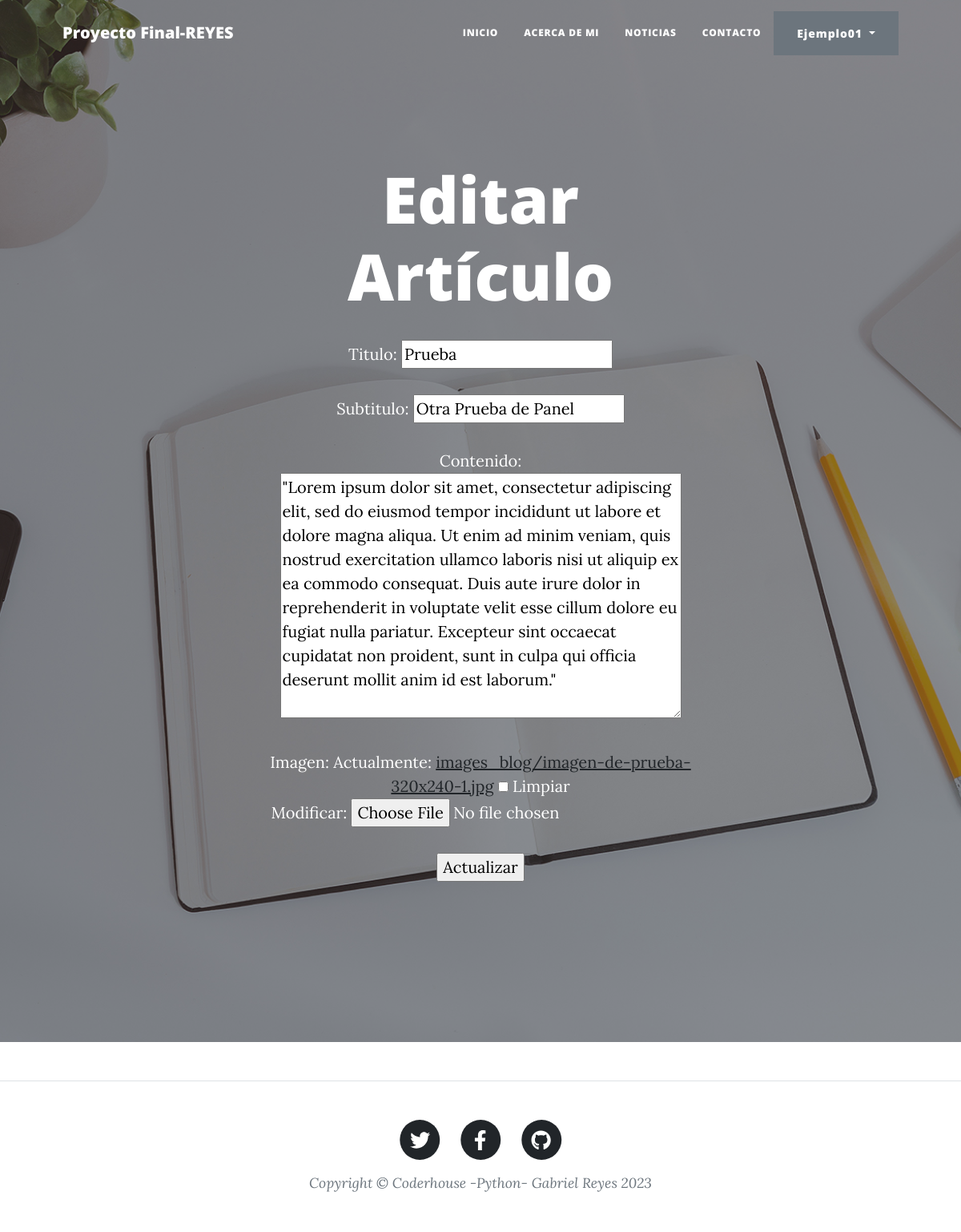
Page /blog/editar-articulo/1/ (signed in) on the committed database.
### app_blog/models.py (models this page shows, shortened)
class Articulo(models.Model):
    titulo = models.CharField(max_length=200)
    subtitulo = models.CharField(max_length=200)
    contenido = models.TextField(blank=True)
    fecha_publicado = models.DateTimeField(auto_now_add=True)
    autor = models.ForeignKey(User, on_delete=models.CASCADE, related_name='articulos_creados', null=True)
    imagen = models.ImageField(upload_to='images_blog/', null=True, blank=True) # imagen

### app_blog/views.py (the view)
# urls.py: path('editar-articulo/<int:pk>/', ArticuloUpdateView.as_view(), name='articulo_editar'),
class ArticuloUpdateView(LoginRequiredMixin, UpdateView):
    model = Articulo
    form_class = ArticuloFormulario
    template_name = 'app_blog/articulo_formulario.html'
    context_object_name = 'articulo'
    success_url = reverse_lazy('articulo_lista')
    login_url = reverse_lazy('login')

### app_blog/forms.py
class ArticuloFormulario(forms.ModelForm):
    class Meta:
        model = Articulo
        fields = ['titulo', 'subtitulo', 'contenido', 'imagen']

### app_blog/templates/app_blog/articulo_formulario.html (shortened to what this page needs)
{% extends "base.html" %}
{% load static %}
{% block titulo-página %}
<head>
</head>
<body>
    <h1>{% if articulo %}Editar{% else %}Crear{% endif %} Artículo</h1>
    <form method="post" enctype="multipart/form-data">
        {{ form.as_p }}
        <input type="submit" value="{% if articulo %}Actualizar{% else %}Guardar{% endif %}">
    </form>
</body>
{% endblock titulo-página %}

### templates_base/base.html (shortened to what this page needs)
{% load static %}
<!DOCTYPE html>
<html lang="es">
    <head>
        <link href="{% static 'css/styles.css' %}" rel="stylesheet" />
    </head>
    <body>
        <nav class="navbar navbar-expand-lg navbar-light" id="mainNav">
            <div class="container px-4 px-lg-5">
                <a class="navbar-brand" href="{% url 'inicio' %}">Proyecto Final-REYES</a>
                <div class="collapse navbar-collapse" id="navbarResponsive">
                    <ul class="navbar-nav ms-auto py-4 py-lg-0">
                        <li class="nav-item"><a class="nav-link px-lg-3 py-3 py-lg-4" href="{% url 'inicio' %}">Inicio</a></li>
                        <li class="nav-item"><a class="nav-link px-lg-3 py-3 py-lg-4" href="#!">Acerca de mi</a></li>
                        <li class="nav-item"><a class="nav-link px-lg-3 py-3 py-lg-4" href="{% url 'articulo_lista' %}">Noticias</a></li>
                        <li class="nav-item"><a class="nav-link px-lg-3 py-3 py-lg-4" href="{% url 'contactar' %}">Contacto</a></li>
                    </ul>
                    <div>
                        {% if user.is_authenticated %}
                        <div class="dropdown">
                            <button class="btn btn-secondary dropdown-toggle" type="button" id="dropdownMenuButton1" data-bs-toggle="dropdown" aria-expanded="false">
                                <div style="display: inline-flex;">
                                    <span>{{ user.username }}</span>
                                </div>
                            </button>
                        </div>
                        {% else %}
                        <a class="btn btn-primary" href="{% url 'login' %}">Inicio sesión</a>
                        <a class="btn btn-success" href="{% url 'registro' %}">Registro</a>
                        {% endif %}
                    </div>
                </div>
            </div>
        </nav>
        <header class="masthead" style="background-image: url('/static/assets/img/home-bg.jpg')">
            <div class="container position-relative px-4 px-lg-5">
                <div class="row gx-4 gx-lg-5 justify-content-center">
                    <div class="col-md-10 col-lg-8 col-xl-7">
                        <div class="site-heading">
                            {% block titulo-página %}{% endblock titulo-página %}
                        </div>
                    </div>
                </div>
            </div>
        </header>
        <footer class="border-top">
            <div class="container px-4 px-lg-5">
                <div class="row gx-4 gx-lg-5 justify-content-center">
                    <div class="col-md-10 col-lg-8 col-xl-7">
                        <ul class="list-inline text-center">
                            <li class="list-inline-item">
                                <a href="#!">
                                    <span class="fa-stack fa-lg">
                                        <i class="fas fa-circle fa-stack-2x"></i>
                                        <i class="fab fa-twitter fa-stack-1x fa-inverse"></i>
                                    </span>
                                </a>
                            </li>
                            <li class="list-inline-item">
                                <a href="#!">
                                    <span class="fa-stack fa-lg">
                                        <i class="fas fa-circle fa-stack-2x"></i>
                                        <i class="fab fa-facebook-f fa-stack-1x fa-inverse"></i>
                                    </span>
                                </a>
                            </li>
                            <li class="list-inline-item">
                                <a href="#!">
                                    <span class="fa-stack fa-lg">
                                        <i class="fas fa-circle fa-stack-2x"></i>
                                        <i class="fab fa-github fa-stack-1x fa-inverse"></i>
                                    </span>
                                </a>
                            </li>
                        </ul>
                        <div class="small text-center text-muted fst-italic">Copyright &copy; Coderhouse -Python- Gabriel Reyes 2023</div>
                    </div>
                </div>
            </div>
        </footer>
    </body>
</html>

### rows in the picture
Articulo: titulo "Prueba", subtitulo "Otra Prueba de Panel", contenido "\"Lorem ipsum dolor sit amet, consectetur adipiscing elit, sed do eiusmod tempor incididunt ut labore et dolore magna aliqua. Ut enim ad minim veniam, quis nostrud exercitation ullamco laboris nisi ut aliquip ex ea commodo consequat. Duis aute irure dolor in reprehenderit in voluptate velit esse cillum dolore eu fugiat nulla pariatur. Excepteur sint occaecat cupidatat non proident, sunt in culpa qui officia deserunt mollit anim id est laborum.\""

### other values in the picture
{{ user.username }} "Ejemplo01"
